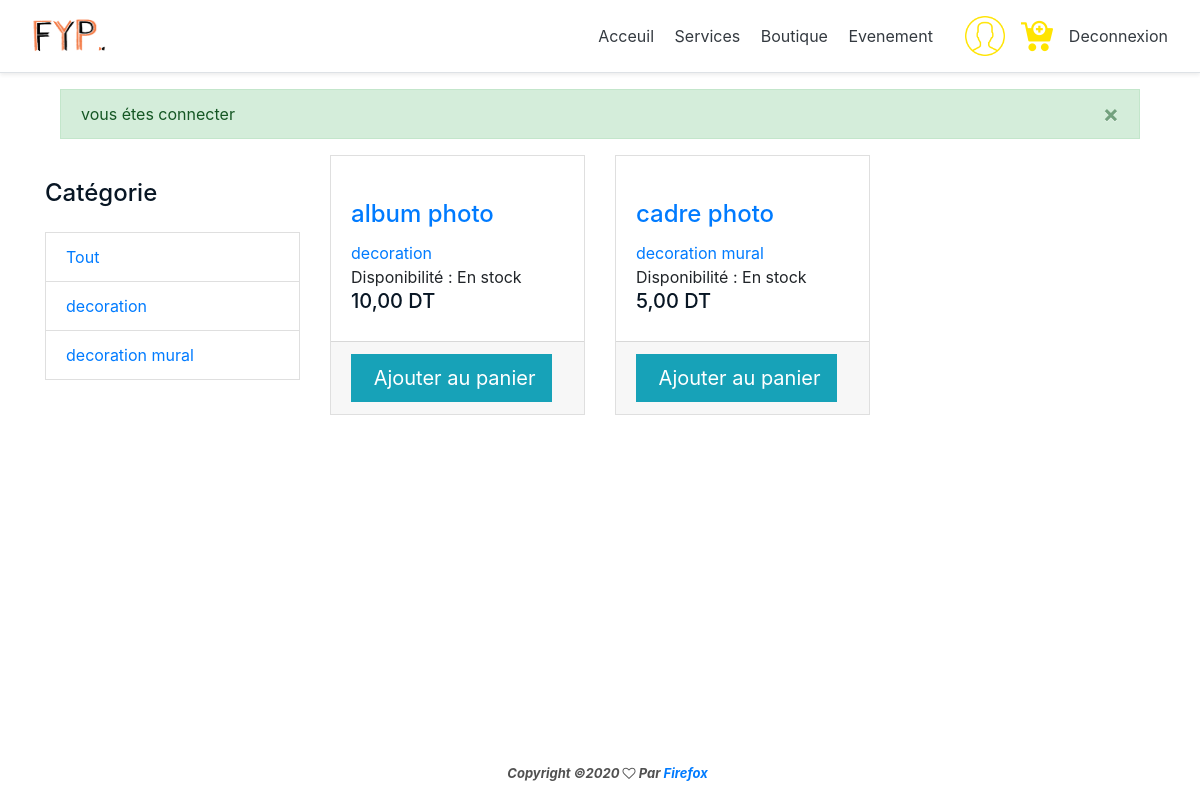
The page /front/view/boutique.php (signed in) on the database its author committed.
### tables this page shows
CREATE TABLE IF NOT EXISTS `produit` (
  `referance` int(11) NOT NULL,
  `nom` varchar(255) NOT NULL,
  `prix` float NOT NULL,
  `code_barre` int(11) NOT NULL,
  `categorie` varchar(255) NOT NULL,
  `quantite` int(11) NOT NULL,
  `img` varchar(255) NOT NULL,
  `description` text NOT NULL,
  PRIMARY KEY (`referance`)
);

### front/core/produitC.php (called while the page is built, shortened)
<?php
class ProduitC
{
    public function afficherProduit()
    {
    	$c=config::getConnexion();
    	$sql = "SELECT * FROM produit";
 return $result = $c->query($sql);
}
}

### front/view/boutique.php (the view, shortened to what this page needs)
<?php require "header.php"; ?>
<?php
  include "../core/produitC.php";
  $produitc = new produitC();
  $produits = $produitc->afficherProduit();
  if(isset($_GET['categorie'])){
    $listeProduit = $produitc->afficherParCategorie($_GET['categorie']);
  }else {
    $listeProduit = $produitc->afficherProduit();
  }
?>
 <div class="container">
<div class="row">
  <div class="col-lg-3">
    <h4 class="my-4">Catégorie</h4>
    <div class="list-group">
      <a href="boutique.php" class="list-group-item">Tout</a>
        <?php foreach ( $produits as $produit): ?>
            <a href="boutique.php?categorie=<?= $produit['categorie'] ?>" class="list-group-item"><?= $produit['categorie'] ?></a>
        <?php endforeach; ?>
    </div>
  </div>
  <div class="col-lg-9">
    <div class="row">
        <?php foreach ( $listeProduit as $produit): ?>
        <div class="col-lg-4 col-md-6 mb-4">
            <div class="card h-100">
            <a href="detail_produit.php?id=<?php echo $produit['referance']; ?>"><img class="card-img-top" src="<?= $produit['img'] ?>" alt=""></a>
            <div class="card-body">
                <h4 class="card-title">
                <a href="detail_produit.php?id=<?php echo $produit['referance'] ?>"><?= $produit['nom'] ?></a>
                </h4>
                <h7><a href="boutique.php?categorie=<?= $produit['categorie'] ?>"><?= $produit['categorie'] ?></a></h7><br>
                <h7>Disponibilité : <span><?php if ($produit['quantite']>0){ echo 'En stock';}else{echo 'Epuisé';} ?></span></h7><br>
                <h5><?=number_format( $produit['prix'],2,',',' ') ?> DT</h5>
            </div>
            <div class="card-footer">
            <a href="cartAction.php?action=addToCart&id=<?php echo $produit['referance']; ?>" class="btn btn-info btn-lg addPanier">
                <span class="glyphicon glyphicon-shopping-cart"></span> Ajouter au panier
            </a>
            </div>
        </div>
      </div>
      <?php endforeach; ?>
    </div>
  </div>
</div>
</div>
<?php require "footer.php"; ?>

### front/view/css/style.css (style rules this page uses)
html, body { height: 100%; font-family: "Lato", sans-serif; -webkit-font-smoothing: antialiased; font-synthesis: antialiased; }
h1, h2, h3, h4, h5, h6 { margin: 0; color: #081624; font-weight: 700; }
h4 { font-size: 24px; }
h5 { font-size: 18px; }
a, button, code, div, img, input, label, li, p, pre, select, span, svg, table, td, textarea, th, ul { -webkit-border-radius: 0!important; -moz-border-radius: 0!important; border-radius: 0!important; }

### rows shown on the page
produit: categorie "decoration", nom "album photo", quantite "En stock", prix "10,00"
produit: categorie "decoration mural", nom "cadre photo", quantite "En stock", prix "5,00"

### other values the page prints
$message "vous étes connecter"
